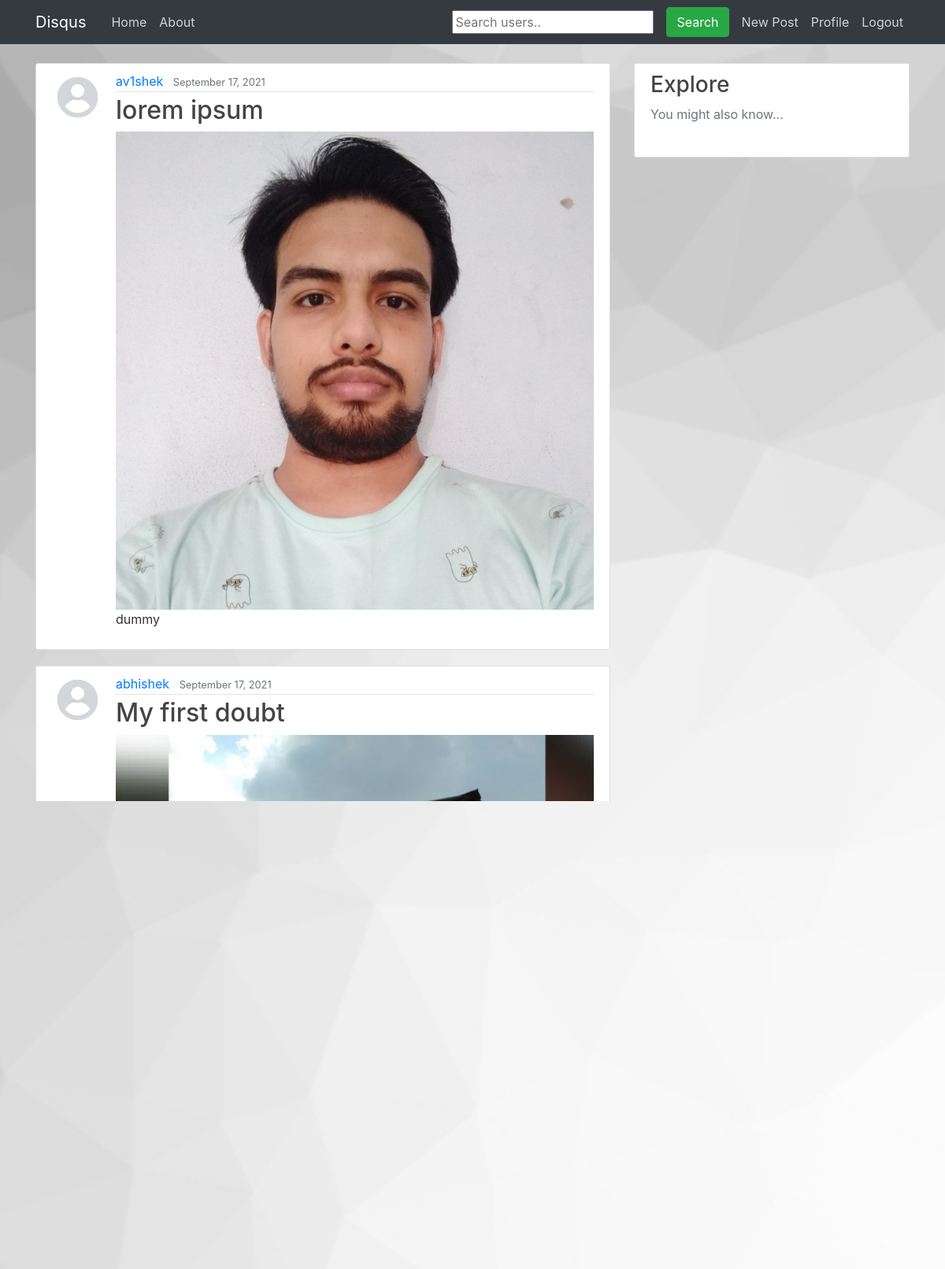
The page / (signed in) on the database its author committed.
### feed/models.py (models this page shows, shortened)
class Post(models.Model):
	title = models.CharField(max_length=100)
	content = models.TextField()
	date_posted = models.DateTimeField(default=timezone.now)
	author = models.ForeignKey(User, on_delete=models.CASCADE)
	image = models.ImageField(upload_to='uploads', blank=True)
	upvote = models.ManyToManyField(User, related_name='upvote')
	downvote = models.ManyToManyField(User, related_name='downvote')

### accounts/models.py (models this page shows, shortened)
class Profile(models.Model):
	user = models.OneToOneField(User, on_delete=models.CASCADE)
	image = models.ImageField(default='default.jpg', upload_to='profile_pics')
	bio = models.CharField(max_length=255, blank=True)
	qs_cnt = models.IntegerField(default=0)
	ans_cnt = models.IntegerField(default=0)

### feed/views.py (the view)
# urls.py: path('', views.PostListView.as_view(), name='feed-home'),
class PostListView(LoginRequiredMixin, ListView):
	model = Post
	template_name = 'feed/home.html'
	context_object_name = 'posts'
	ordering = '-date_posted'
	paginate_by = 4
	def get_context_data(self, **kwargs):
		context = super(PostListView, self).get_context_data(**kwargs)
		return context

### feed/templates/feed/home.html (shortened to what this page needs)
{% extends "feed/base.html" %}
{% block content %}
	{% for post in posts %}
		<article class="media content-section">
		  <img class="rounded-circle article-img" src="{{ post.author.profile.image.url }}">
		  <div class="media-body">
		    <div class="article-metadata">
		      <a class="mr-2" href="{% url 'profile' post.author.id %}">{{ post.author }}</a>
		      <small class="text-muted">{{ post.date_posted|date:"F d, Y" }}</small>
		    </div>
		    <h2><a class="article-title" href="{% url 'post-detail' post.id %}">{{ post.title }}</a></h2>
        {% if post.image %}
          <img style="width:100%; height:auto;" src="{{ post.image.url }}">
        {% endif %}
		    <p class="article-content">{{ post.content }}</p>
		</article>
	{% endfor %}
{% endblock content %}

### feed/templates/feed/base.html (shortened to what this page needs)
{% load static %}
<!DOCTYPE html>
<html>
<head>
    <link rel="stylesheet" href="https://cdn.jsdelivr.net/npm/bootstrap@4.5.3/dist/css/bootstrap.min.css">
    <link rel="stylesheet" type="text/css" href="{% static 'feed/main.css' %}">
</head>
<body>
	<header class="site-header">
	  <nav class="navbar navbar-expand-md navbar-dark bg-dark fixed-top">
	    <div class="container">
	      <a class="navbar-brand mr-4" href="{% url 'feed-home' %}">Disqus</a>
	      <div class="collapse navbar-collapse" id="navbarToggle">
	        <div class="navbar-nav mr-auto">
	          <a class="nav-item nav-link" href="{% url 'feed-home' %}">Home</a>
	          <a class="nav-item nav-link" href="{% url 'feed-about' %}">About</a>
	        </div>
	        <div class="navbar-nav">
	        	{% if user.is_authenticated %}
	        		<form
					  class="form-inline my-2 my-lg-0 ml-5"
					  action="{% url 'search_users' %}"
					  method="get"
					>
					  <input name="q" type="text" placeholder="Search users.." />
					  <button class="btn btn-success mx-2 my-2 my-sm-0 ml-3" type="submit">
					    Search
					  </button>
					</form>
	        		<a class="nav-item nav-link" href="{% url 'post-create' %}">New Post</a>
	        		<a class="nav-item nav-link" href="{% url 'profile' user.username %}">Profile</a>
	        		<a class="nav-item nav-link" href="{% url 'logout' %}">Logout</a>
	        	{% else %}
		          	<a class="nav-item nav-link" href="{% url 'login' %}">Login</a>
		          	<a class="nav-item nav-link" href="{% url 'register' %}">Register</a>
		        {% endif %}
	        </div>
	      </div>
	    </div>
	  </nav>
	</header>
	<main role="main" class="container">
	  <div class="row">
	    <div class="col-md-8">
	      {% block content %}{% endblock %}
	    </div>
	    {% if user.is_authenticated %}
	    <div class="col-md-4">
	      <div class="content-section">
	        <h3>Explore</h3>
	        <p class='text-muted'>You might also know...
	        </p>
	      </div>
	    </div>
	    {% endif %}
	  </div>
	</main>
</body>
</html>

### feed/static/blog/main.css (style rules this page uses)
body { background: #fafafa; color: #333333; margin-top: 5rem; background: url("/static/blog/bg3.jpeg") no-repeat center fixed; background-size: cover; background-position: center; }
h1, h2, h3, h4, h5, h6 { color: #444444; }
.bg-dark { background-color: #08070a; }
.site-header .navbar-nav .nav-link { color: #cbd5db; }
.content-section { background: #ffffff; padding: 10px 20px; border: 1px solid #dddddd; border-radius: 3px; margin-bottom: 20px; }
.article-title { color: #444444; }
.article-content { white-space: pre-line; }
.article-img { height: 65px; width: 65px; margin-right: 16px; }
.article-metadata { padding-bottom: 1px; margin-bottom: 4px; border-bottom: 1px solid #e3e3e3 }

### rows shown on the page
Post: author.profile.image (placeholder picture), author "av1shek", date_posted "September 17, 2021", title "lorem ipsum", image (picture), content "dummy"
Post: author.profile.image (placeholder picture), author "abhishek", date_posted "September 17, 2021", title "My first doubt", image (picture)
